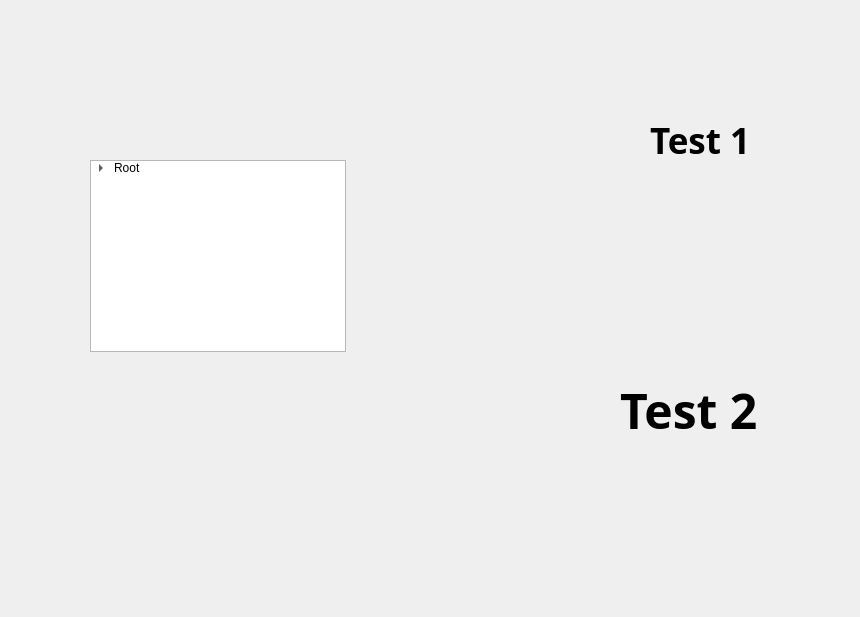
<?xml version="1.0" encoding="UTF-8"?>
<ui version="4.0">
 <class>Dialog</class>
 <widget class="QDialog" name="Dialog">
  <property name="geometry">
   <rect>
    <x>0</x>
    <y>0</y>
    <width>860</width>
    <height>617</height>
   </rect>
  </property>
  <property name="windowTitle">
   <string>Dialog</string>
  </property>
  <widget class="QLabel" name="label">
   <property name="geometry">
    <rect>
     <x>650</x>
     <y>20</y>
     <width>191</width>
     <height>241</height>
    </rect>
   </property>
   <property name="font">
    <font>
     <family>Agency FB</family>
     <pointsize>26</pointsize>
     <weight>75</weight>
     <bold>true</bold>
    </font>
   </property>
   <property name="text">
    <string>Test 1</string>
   </property>
  </widget>
  <widget class="QTreeWidget" name="treeWidget">
   <property name="geometry">
    <rect>
     <x>90</x>
     <y>160</y>
     <width>256</width>
     <height>192</height>
    </rect>
   </property>
   <attribute name="headerVisible">
    <bool>false</bool>
   </attribute>
   <column>
    <property name="text">
     <string>Item</string>
    </property>
   </column>
   <item>
    <property name="text">
     <string>Root</string>
    </property>
    <item>
     <property name="text">
      <string>test1</string>
     </property>
     <property name="flags">
      <set>ItemIsSelectable|ItemIsUserCheckable|ItemIsEnabled</set>
     </property>
    </item>
    <item>
     <property name="text">
      <string>test2</string>
     </property>
     <property name="flags">
      <set>ItemIsSelectable|ItemIsUserCheckable|ItemIsEnabled</set>
     </property>
    </item>
   </item>
  </widget>
  <widget class="QLabel" name="label_2">
   <property name="geometry">
    <rect>
     <x>620</x>
     <y>330</y>
     <width>201</width>
     <height>161</height>
    </rect>
   </property>
   <property name="font">
    <font>
     <family>Agency FB</family>
     <pointsize>36</pointsize>
     <weight>75</weight>
     <bold>true</bold>
    </font>
   </property>
   <property name="text">
    <string>Test 2</string>
   </property>
  </widget>
 </widget>
 <layoutdefault spacing="6" margin="11"/>
 <resources/>
 <connections/>
</ui>
